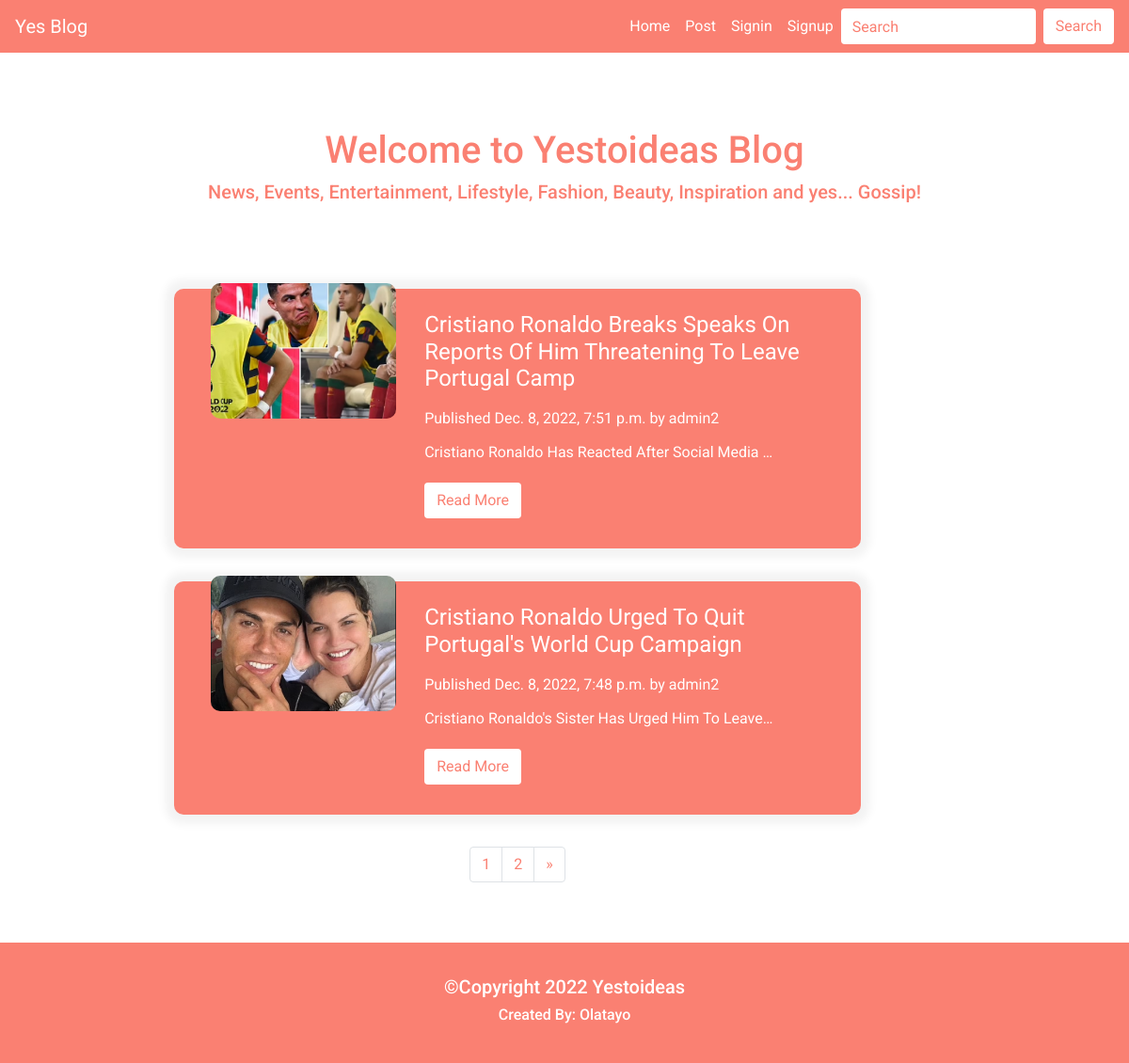
The page / on the database its author committed.
### blog/models.py (models this page shows, shortened)
class Post(models.Model):
    author = models.ForeignKey(User, on_delete= models.CASCADE)
    title = models.CharField(max_length=200, unique=True, blank=True, null=True)
    slug = models.SlugField(max_length=200, unique=True)
    image = models.ImageField(upload_to='post_image/%Y/%m/%d/', default='img.jpg', blank=True, null=True)
    content = models.TextField(blank=True, null=True)
    date_created = models.DateTimeField(auto_now_add=True)
    date_updated = models.DateTimeField(auto_now= True)
    status = models.CharField(max_length=200, choices=STATUS, default='draft', blank=True, null=True)
    class Meta:
        ordering = ['-date_created']

### blog/views.py (the view)
# urls.py: path('', views.all_post, name='index'),
def all_post(request):
    post = Post.objects.filter(status='publish').order_by('-date_created')
    paginator = Paginator(post,2)
    page= request.GET.get('page')
    paged = paginator.get_page(page)
    context ={
        'post': paged,
    }
    return render(request, 'index.html', context)

### blog/templates/index.html (shortened to what this page needs)
{% extends 'base.html' %}
{% block content %}
{% include 'welcome.html' %}
<div class="container-fluid mb-5">
    <div class="row">
        <div class="col-sm-12 col-md-2 col-lg-1"></div>
        <div class="col-sm-12 col-md-8 col-lg-9">
            {% for item in post %}
            <div class="row p-4 powert">
                <div class="col-sm-12 col-mm-12 col-lg-4">
                    <div class="myimg">
                        <img src="{{ item.image.url}}" style="width:15rem;height:9rem" class="img-fluid postimgg">
                    </div>
                </div>
                <div class="col-sm-12 col-mm-12 col-lg-8">
                    <div class="mytitile mb-3">
                        <h2>{{item.title}}</h2>
                    </div>
                    <div class="mydate mb-2">
                        <span>Published {{item.date_created}}</span>
                        <span>by {{item.author}}</span>
                    </div>
                    <div class="details mb-2">
                        <p>
                            {{item.content|safe|striptags|truncatechars:50}}
                        </p>
                    </div>
                    <div class="readmore mb-2">
                        <button class="btn mybtn"><a href="{% url 'detail' item.slug %}">Read More</a></button>
                    </div>
                </div>
            </div>
            {% endfor %}
            {% block paginate %} {% include 'paginate.html' %} {% endblock paginate %}
        </div>
        <div class="col-sm-12 col-md-2 col-lg-2"></div>
    </div>
</div>
{% endblock content %}

### blog/templates/base.html (shortened to what this page needs)
<!doctype html>
<html lang="en">
{% load static %}
<head>
    <link rel="stylesheet" href="https://stackpath.bootstrapcdn.com/bootstrap/4.4.1/css/bootstrap.min.css">
    <link rel="stylesheet" href="{% static 'css/style.css' %}">
</head>
<body>
    <nav class="navbar navbar-expand-lg">
        <a class="navbar-brand" href="{% url 'index' %}">Yes Blog</a>
        <div class="collapse navbar-collapse" id="navbarSupportedContent">
            <ul class="navbar-nav ml-auto">
                <li class="nav-item active">
                    <a class="nav-link" href="{% url 'index' %}">Home <span class="sr-only">(current)</span></a>
                </li>
                <li class="nav-item">
                    <a class="nav-link" href="{% url 'allpost' %}">Post</a>
                </li>
                {% if request.user.is_authenticated %}
                    <li class="nav-item">
                        {% if request.user.username %}
                            <a class="nav-link" href="#">{{request.user.username|title}}</a>
                        {% endif %}
                    </li>
                    <li class="nav-item">
                        <a class="nav-link" href="{% url 'signout' %}">Signout</a>
                    </li>
                {% else %}
                    <li class="nav-item">
                        <a class="nav-link" href="{% url 'signin' %}">Signin</a>
                    </li>
                    <li class="nav-item">
                        <a class="nav-link" href="{% url 'signup' %}">Signup</a>
                    </li>
                {% endif %}
            </ul>
            <form class="form-inline my-2 my-lg-0">
                <input class="form-control mr-sm-2" type="search" placeholder="Search" aria-label="Search">
                <button class="btn  my-2 my-sm-0" type="submit">Search</button>
            </form>
        </div>
    </nav>
    {% block content %} {% endblock content %}
    <div class="container-fluid myfooter">
        <div>
            <h5> &copy;Copyright 2022 Yestoideas</h5>
            <h6> Created By: Olatayo</h6>
        </div>
    </div>
</body>
</html>

### blog/templates/welcome.html
<div class="container bhome">
    <h1>Welcome to Yestoideas Blog</h1>
    <h5>News, Events, Entertainment, Lifestyle, Fashion, Beauty, Inspiration and yes... Gossip!</h5>
</div>

### blog/templates/paginate.html (shortened to what this page needs)
{% if post.has_other_pages %}
<nav aria-label="Page navigation container">
    <ul class="pagination justify-content-center">
         {% for item in post.paginator.page_range %} {% if post.number == item %}
        <li class="page-item"><a class="page-link" href="#">{{item}}</a></li>
        {% else %}
        <li class="page-item"><a class="page-link" href="?page={{item}}">{{item}}</a></li>
        {% endif %} {% endfor %} {% if post.has_next %}
        <li class="page-item"><a class="page-link" href="?page={{ post.next_page_number }}">&raquo;</a></li>
        {% endif %}
    </ul>
</nav>
{% endif %}

### blog/static/css/style.css (style rules this page uses)
html { height: 100%; }
body { display: flex; flex-direction: column; min-height: 100%; font-family: 'Roboto', sans-serif; }
.navbar { background: salmon; }
.navbar-brand { color: #fff; }
#navbarSupportedContent a { color: #fff; }
.navbar form input[type="search"] { box-shadow: none; outline: none; border: none; color: salmon; }
.navbar form input[type="search"]::placeholder { color: salmon; }
.navbar form button { background: #fff; color: salmon; text-transform: capitalize; box-shadow: none; outline: none; }
.bhome { padding: 5rem 0 3rem; text-align: center; color: salmon; }
.powert { background: salmon; margin: 4% 8%; box-shadow: 0 0 10px 10px rgba(0, 0, 0, .05); border-radius: 10px; }
.myimg img { width: 80%; height: 50%; transform: translateY(-30px); object-fit: cover; border-radius: 10px; box-shadow: 0 0 8p 3px rgba(0, 0, 0, .3); }
.mydate span { color: #fff; }
.mytitile h2 { font-style: normal; font-weight: 400; text-transform: capitalize; color: #fff; font-size: 1.5rem; }
.details p { font-style: normal; line-height: 2; text-transform: capitalize; color: #fff; }
.mybtn { background: #fff; text-transform: capitalize; }
.mybtn a { color: salmon; text-decoration: none; text-transform: capitalize; }
.pagination > li > a { color: salmon !important; }
.form-control { box-shadow: none; outline: none; border: none; color: salmon; resize: none; }
.form-control::placeholder { color: salmon; }
.myfooter { height: 15vh; background: salmon; display: flex; flex-direction: column; padding: 4rem 0; justify-content: center; text-align: center; font-weight: bolder; color: #fff; font-size: 20px; }

### rows shown on the page
Post: image (picture), title "Cristiano Ronaldo Breaks Speaks On Reports Of Him Threatening To Leave Portugal Camp", date_created "Dec. 8, 2022, 7:51 p.m.", author "admin2", content "Cristiano Ronaldo Has Reacted After Social Media …"
Post: image (picture), title "Cristiano Ronaldo Urged To Quit Portugal's World Cup Campaign", date_created "Dec. 8, 2022, 7:48 p.m.", author "admin2", content "Cristiano Ronaldo's Sister Has Urged Him To Leave…"

### other values the page prints
{{ item }} "1"
{{ item }} "2"
